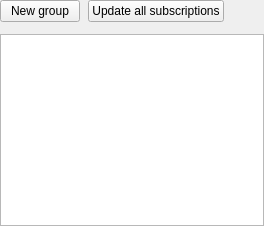
         <widget class="QWidget" name="page_subscriptions">
          <layout class="QVBoxLayout" name="subscriptionsLayout">
           <property name="spacing">
            <number>12</number>
           </property>
           <property name="leftMargin">
            <number>0</number>
           </property>
           <property name="topMargin">
            <number>0</number>
           </property>
           <property name="rightMargin">
            <number>0</number>
           </property>
           <property name="bottomMargin">
            <number>0</number>
           </property>
           <item>
            <layout class="QHBoxLayout" name="subscriptionsToolbar">
             <property name="spacing">
              <number>8</number>
             </property>
             <item>
              <widget class="QPushButton" name="subscriptions_new">
               <property name="text">
                <string>New group</string>
               </property>
              </widget>
             </item>
             <item>
              <widget class="QPushButton" name="subscriptions_update_all">
               <property name="text">
                <string>Update all subscriptions</string>
               </property>
              </widget>
             </item>
             <item>
              <spacer name="subscriptions_spacer">
               <property name="orientation">
                <enum>Qt::Horizontal</enum>
               </property>
               <property name="sizeHint" stdset="0">
                <size>
                 <width>40</width>
                 <height>20</height>
                </size>
               </property>
              </spacer>
             </item>
            </layout>
           </item>
           <item>
            <widget class="QListWidget" name="subscriptions_list">
             <property name="focusPolicy">
              <enum>Qt::NoFocus</enum>
             </property>
            </widget>
           </item>
          </layout>
         </widget>
